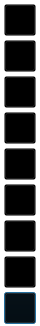
<?xml version="1.0" encoding="UTF-8"?>
<ui version="4.0">
 <class>QYDlgHotBar</class>
 <widget class="QDialog" name="QYDlgHotBar">
  <property name="geometry">
   <rect>
    <x>0</x>
    <y>0</y>
    <width>40</width>
    <height>326</height>
   </rect>
  </property>
  <property name="windowTitle">
   <string>Dialog</string>
  </property>
  <property name="styleSheet">
   <string notr="true">QWidget{
border-width:0px;
background-color:rgba(0,0,0,0);
}</string>
  </property>
  <widget class="QPushButton" name="butAspect">
   <property name="geometry">
    <rect>
     <x>4</x>
     <y>292</y>
     <width>32</width>
     <height>32</height>
    </rect>
   </property>
   <property name="styleSheet">
    <string notr="true">QWidget{
background-color:rgba(0,0,0,10);
border-image:url(&quot;:/QYRTSPWidget/4_0&quot;);
}
QPushButton:hover{
background-color:rgba(0,0,0,40);
}
QPushButton:pressed{
background-color:rgba(0,0,0,80);
margin-left:2px;
margin-top:2px;
}
</string>
   </property>
   <property name="text">
    <string/>
   </property>
   <property name="KeepAspect" stdset="0">
    <number>5</number>
   </property>
  </widget>
  <widget class="QPushButton" name="butFull">
   <property name="geometry">
    <rect>
     <x>4</x>
     <y>4</y>
     <width>32</width>
     <height>32</height>
    </rect>
   </property>
   <property name="styleSheet">
    <string notr="true">QWidget{
background-color:rgba(0,0,0,10);
border-image:url(&quot;:/QYRTSPWidget/5_0&quot;);
}
QPushButton:hover{
background-color:rgba(0,0,0,40);
}
QPushButton:pressed{
background-color:rgba(0,0,0,80);
margin-left:2px;
margin-top:2px;
}
</string>
   </property>
   <property name="text">
    <string/>
   </property>
   <property name="KeepAspect" stdset="0">
    <number>5</number>
   </property>
  </widget>
  <widget class="QPushButton" name="butClose">
   <property name="geometry">
    <rect>
     <x>4</x>
     <y>40</y>
     <width>32</width>
     <height>32</height>
    </rect>
   </property>
   <property name="styleSheet">
    <string notr="true">QWidget{
background-color:rgba(0,0,0,10);
border-image:url(&quot;:/QYRTSPWidget/6_0&quot;);
}
QPushButton:hover{
background-color:rgba(0,0,0,40);
}
QPushButton:pressed{
background-color:rgba(0,0,0,80);
margin-left:2px;
margin-top:2px;
}
</string>
   </property>
   <property name="text">
    <string/>
   </property>
   <property name="KeepAspect" stdset="0">
    <number>5</number>
   </property>
  </widget>
  <widget class="QPushButton" name="butAudio">
   <property name="geometry">
    <rect>
     <x>4</x>
     <y>76</y>
     <width>32</width>
     <height>32</height>
    </rect>
   </property>
   <property name="styleSheet">
    <string notr="true">QWidget{
background-color:rgba(0,0,0,10);
border-image:url(&quot;:/QYRTSPWidget/7_0&quot;);
}
QPushButton:hover{
background-color:rgba(0,0,0,40);
}
QPushButton:pressed{
background-color:rgba(0,0,0,80);
margin-left:2px;
margin-top:2px;
}
</string>
   </property>
   <property name="text">
    <string/>
   </property>
   <property name="KeepAspect" stdset="0">
    <number>5</number>
   </property>
  </widget>
  <widget class="QPushButton" name="butSpeek">
   <property name="geometry">
    <rect>
     <x>4</x>
     <y>112</y>
     <width>32</width>
     <height>32</height>
    </rect>
   </property>
   <property name="styleSheet">
    <string notr="true">QWidget{
background-color:rgba(0,0,0,10);
border-image:url(&quot;:/QYRTSPWidget/8_0&quot;);
}
QPushButton:hover{
background-color:rgba(0,0,0,40);
}
QPushButton:pressed{
background-color:rgba(0,0,0,80);
margin-left:2px;
margin-top:2px;
}
</string>
   </property>
   <property name="text">
    <string/>
   </property>
   <property name="KeepAspect" stdset="0">
    <number>5</number>
   </property>
  </widget>
  <widget class="QPushButton" name="butCamera">
   <property name="geometry">
    <rect>
     <x>4</x>
     <y>148</y>
     <width>32</width>
     <height>32</height>
    </rect>
   </property>
   <property name="styleSheet">
    <string notr="true">QWidget{
background-color:rgba(0,0,0,10);
border-image:url(&quot;:/QYRTSPWidget/9_0&quot;);
}
QPushButton:hover{
background-color:rgba(0,0,0,40);
}
QPushButton:pressed{
background-color:rgba(0,0,0,80);
margin-left:2px;
margin-top:2px;
}
</string>
   </property>
   <property name="text">
    <string/>
   </property>
   <property name="KeepAspect" stdset="0">
    <number>5</number>
   </property>
  </widget>
  <widget class="QPushButton" name="butRecord">
   <property name="geometry">
    <rect>
     <x>4</x>
     <y>184</y>
     <width>32</width>
     <height>32</height>
    </rect>
   </property>
   <property name="styleSheet">
    <string notr="true">QWidget{
background-color:rgba(0,0,0,10);
border-image:url(&quot;:/QYRTSPWidget/10_0&quot;);
}
QPushButton:hover{
background-color:rgba(0,0,0,40);
}
QPushButton:pressed{
background-color:rgba(0,0,0,80);
margin-left:2px;
margin-top:2px;
}
</string>
   </property>
   <property name="text">
    <string/>
   </property>
   <property name="KeepAspect" stdset="0">
    <number>5</number>
   </property>
  </widget>
  <widget class="QPushButton" name="butPano">
   <property name="geometry">
    <rect>
     <x>4</x>
     <y>220</y>
     <width>32</width>
     <height>32</height>
    </rect>
   </property>
   <property name="focusPolicy">
    <enum>Qt::NoFocus</enum>
   </property>
   <property name="styleSheet">
    <string notr="true">QWidget{
background-color:rgba(0,0,0,10);
border-image:url(&quot;:/QYRTSPWidget/11_0&quot;);
}
QPushButton:hover{
background-color:rgba(0,0,0,40);
}
QPushButton:pressed{
background-color:rgba(0,0,0,80);
margin-left:2px;
margin-top:2px;
}
</string>
   </property>
   <property name="text">
    <string/>
   </property>
   <property name="KeepAspect" stdset="0">
    <number>5</number>
   </property>
  </widget>
  <widget class="QPushButton" name="butStream">
   <property name="geometry">
    <rect>
     <x>4</x>
     <y>256</y>
     <width>32</width>
     <height>32</height>
    </rect>
   </property>
   <property name="styleSheet">
    <string notr="true">QWidget{
background-color:rgba(0,0,0,10);
border-image:url(&quot;:/QYRTSPWidget/12_0&quot;);
}
QPushButton:hover{
background-color:rgba(0,0,0,40);
}
QPushButton:pressed{
background-color:rgba(0,0,0,80);
margin-left:2px;
margin-top:2px;
}
</string>
   </property>
   <property name="text">
    <string/>
   </property>
   <property name="KeepAspect" stdset="0">
    <number>5</number>
   </property>
  </widget>
 </widget>
 <resources/>
 <connections/>
</ui>
